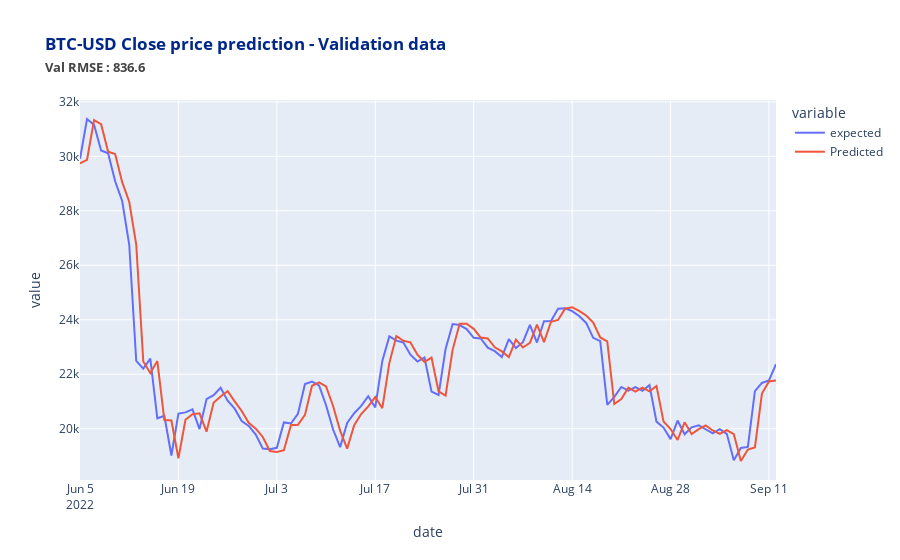

Here is the notebook cell this chart was saved with:
### Markdown cell above
## Train And Validate - Last 100 days validation set
### With no exogeneous variables

### Code cell
# with no exogeneous regressors

#size = int(len(bitcoin_df2)-100)
bitcoin_train_test = final_df2['close_btc_log']
size = int(len(final_df2)-100)

# Divide into train and test
train_arima, test_arima = bitcoin_train_test[0:size], bitcoin_train_test[size:len(final_df2)]
history = [x for x in train_arima]


predictions = list()
originals = list()
error_list_mape = list()
error_list_mse = list()
print('Calculating MSE and MAPE...')
print('\n')

# We go over each value in the test set and then apply ARIMA model and calculate the predicted value. We have the expected value in the test set therefore we calculate the error between predicted and expected value 
for t in range(len(test_arima)):
    model = ARIMA(history, order=(2, 1, 2))
    model_fit = model.fit()
    
    output = model_fit.forecast()
    pred_value = output[0]

    original_value = test_arima[t]
    history.append(original_value)
    
    #back transform log
    pred_value = np.exp(pred_value)
    original_value = np.exp(original_value)

    # Calculating the error
    error_mape = ((abs(pred_value - original_value)) / original_value) * 100
    error_list_mape.append(error_mape)
    error_mse = (pred_value - original_value)**2
    error_list_mse.append(error_mse)
    

    #print('predicted = %f,   expected = %f,   mape = %f ' % (pred_value, original_value, error_mape), '%')
    #print('predicted = %f,   expected = %f,   mse = %f ' % (pred_value, original_value, error_mse))   
    predictions.append(float(pred_value))
    originals.append(float(original_value))

# After iterating over whole test set the overall mean error is calculated.   
print('\n Mean MAPE in Predicting Test Case : %f ' % (sum(error_list_mape)/float(len(error_list_mape))), '%')
print('\n Mean RMSE in Predicting Test Case :' , (np.sqrt(sum(error_list_mse)/float(len(error_list_mse)))))

val_results = pd.DataFrame(originals,columns=['expected'])
val_results['Predicted'] = predictions
val_results.set_index(bitcoin_train_test[size:len(final_df2)].index,inplace=True)
val_results = (val_results)
rmse = np.sqrt(sum(error_list_mse)/float(len(error_list_mse)))
px.line(val_results, 
        title='<span style="color:#012888;font-weight:bold">BTC-USD Close price prediction - Validation data \
        <br><span style="font-size: 13px;color:#444444;">Val RMSE : {:.1f}</span>'.format(rmse))
